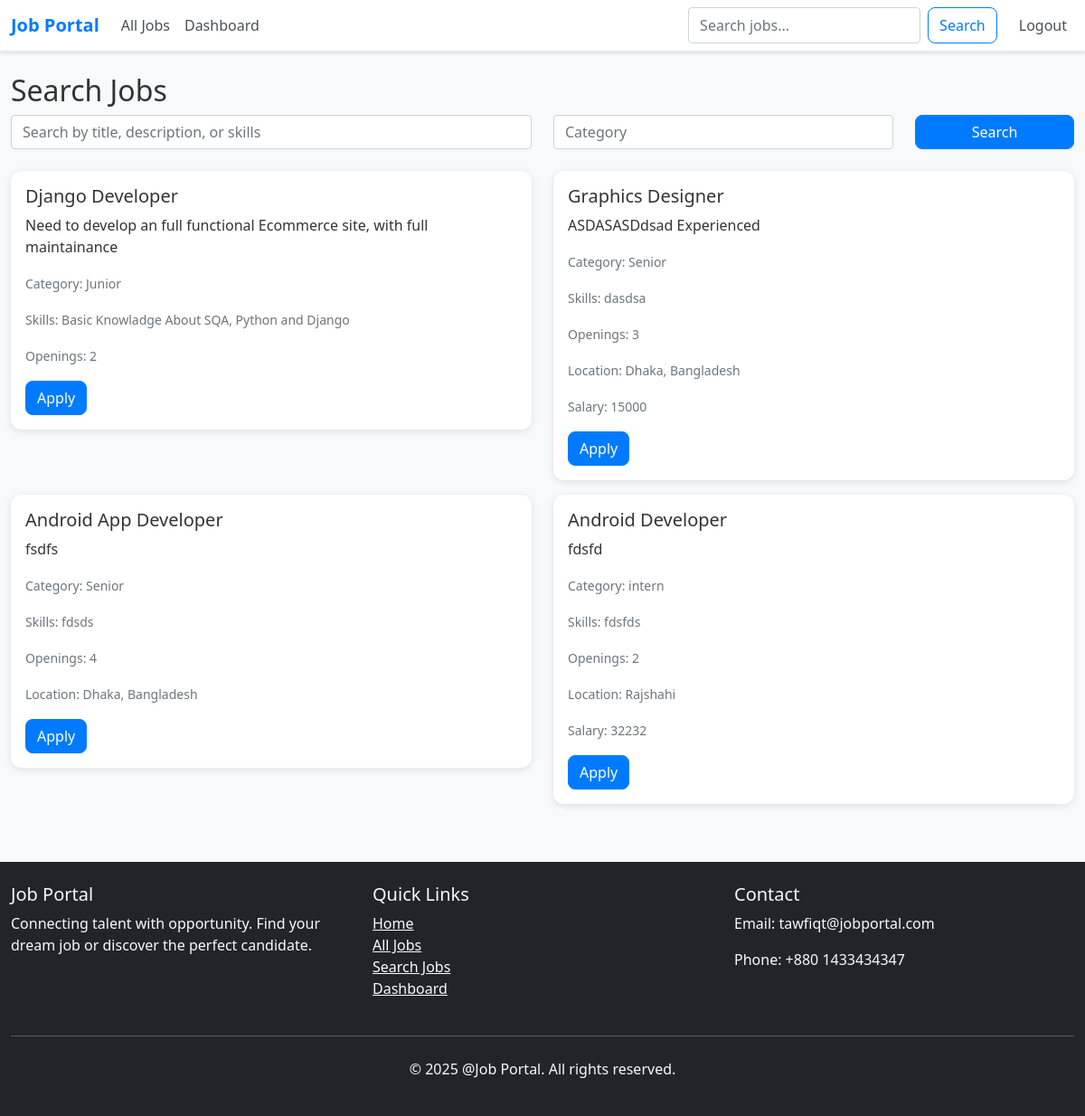
The page /search_jobs/ (signed in) on the database as committed earlier.
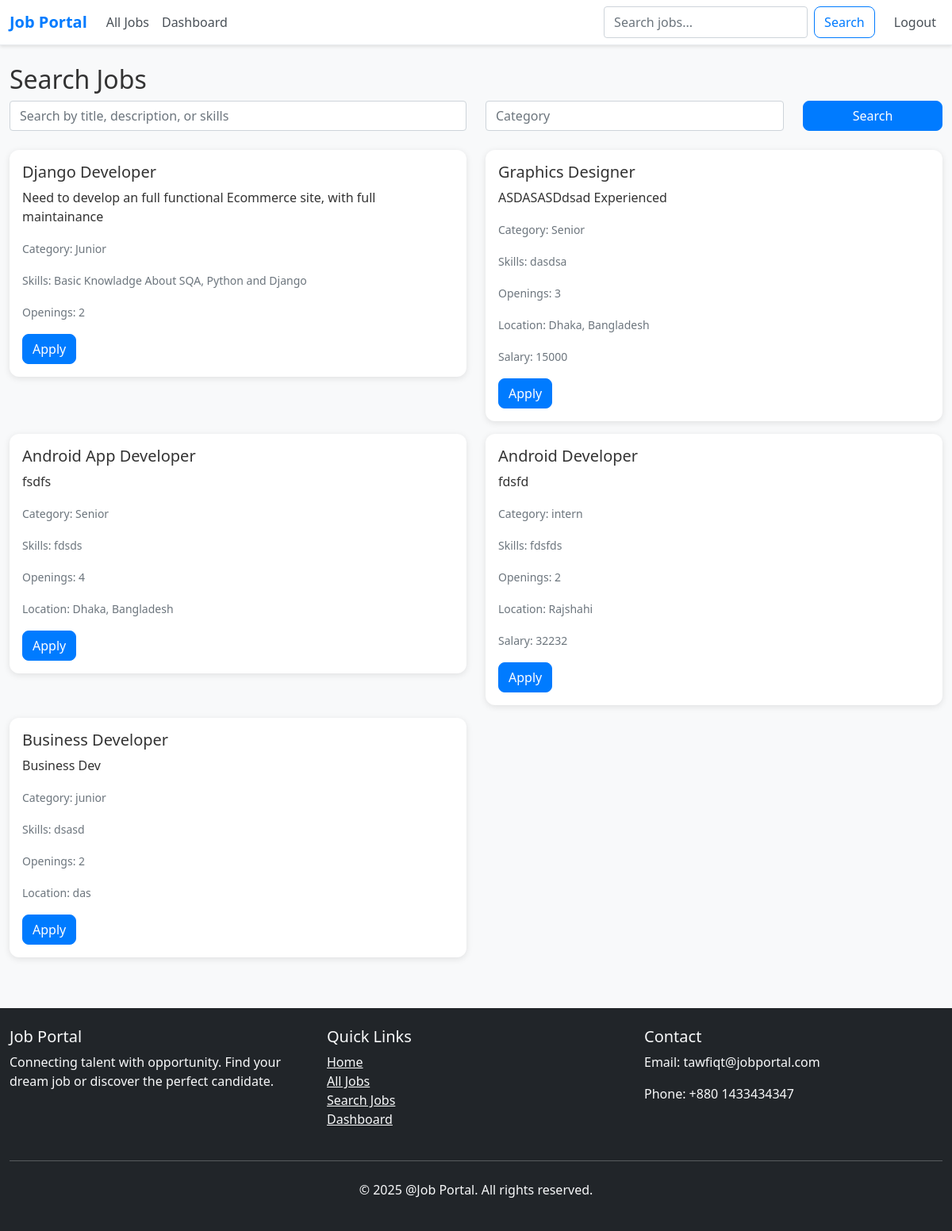
The same page on the database as committed later.
### jobApp/models.py (models this page shows, shortened)
class Job(models.Model):
    CATEGORY_CHOICES = (
        ('intern', 'Intern'),
        ('junior', 'Junior'),
        ('senior', 'Senior'),
        ('lead', 'Lead'),
        ('manager', 'Manager'),
        ('other', 'Other'),
    )
    recruiter = models.ForeignKey(User, on_delete=models.CASCADE)
    title = models.CharField(max_length=200)
    number_of_openings = models.IntegerField()
    category = models.CharField(max_length=100, choices=CATEGORY_CHOICES, default='junior')
    job_description = models.TextField()
    skills_required = models.TextField()
    location = models.CharField(max_length=100, blank=True, null=True)
    salary = models.CharField(max_length=100, blank=True, null=True)
    created_at = models.DateTimeField(auto_now_add=True)

### jobApp/views.py (the view)
# urls.py: path('search_jobs/', search_jobs, name='search_jobs'),
@login_required
def search_jobs(request):
    query = request.GET.get('q', '')
    category = request.GET.get('category', '')
    location = request.GET.get('location', '')
    jobs = Job.objects.all()
    if query:
        jobs = jobs.filter(Q(title__icontains=query) | Q(job_description__icontains=query) | Q(skills_required__icontains=query))
    if category:
        jobs = jobs.filter(category=category)
    if location:
        jobs = jobs.filter(location__icontains=location)
    return render(request, 'search_jobs.html', {'jobs': jobs, 'query': query, 'category': category, 'location': location})

### templates/search_jobs.html (shortened to what this page needs)
{% extends 'base.html' %}
{% block content %}
<h2>Search Jobs</h2>
<form method="get" class="mb-4">
    <div class="row">
        <div class="col-md-6">
            <input type="text" name="q" class="form-control" placeholder="Search by title, description, or skills" value="{{ query }}">
        </div>
        <div class="col-md-4">
            <input type="text" name="category" class="form-control" placeholder="Category" value="{{ category }}">
        </div>
        <div class="col-md-2">
            <button type="submit" class="btn btn-primary w-100">Search</button>
        </div>
    </div>
</form>
{% if jobs %}
    <div class="row">
        {% for job in jobs %}
            <div class="col-md-6 mb-3">
                <div class="card">
                    <div class="card-body">
                        <h5 class="card-title">{{ job.title }}</h5>
                        <p class="card-text">{{ job.job_description|truncatechars:150 }}</p>
                        <p class="card-text"><small class="text-muted">Category: {{ job.category }}</small></p>
                        <p class="card-text"><small class="text-muted">Skills: {{ job.skills_required }}</small></p>
                        <p class="card-text"><small class="text-muted">Openings: {{ job.number_of_openings }}</small></p>
                        {% if job.location %}
                            <p class="card-text"><small class="text-muted">Location: {{ job.location }}</small></p>
                        {% endif %}
                        {% if job.salary %}
                            <p class="card-text"><small class="text-muted">Salary: {{ job.salary }}</small></p>
                        {% endif %}
                        {% if job.id in applied_jobs %}
                            <button class="btn btn-secondary" disabled>Already Applied</button>
                        {% else %}
                            <a href="{% url 'apply_job' job.id %}" class="btn btn-primary">Apply</a>
                        {% endif %}
                    </div>
                </div>
            </div>
        {% endfor %}
    </div>
{% else %}
    <p>No jobs found.</p>
{% endif %}
{% endblock %}

Rows that differ between the two databases and show on the page:
added Job: title "Business Developer", job_description "Business Dev", category "junior", skills_required "dsasd", number_of_openings "2", location "das", shows "Apply"
